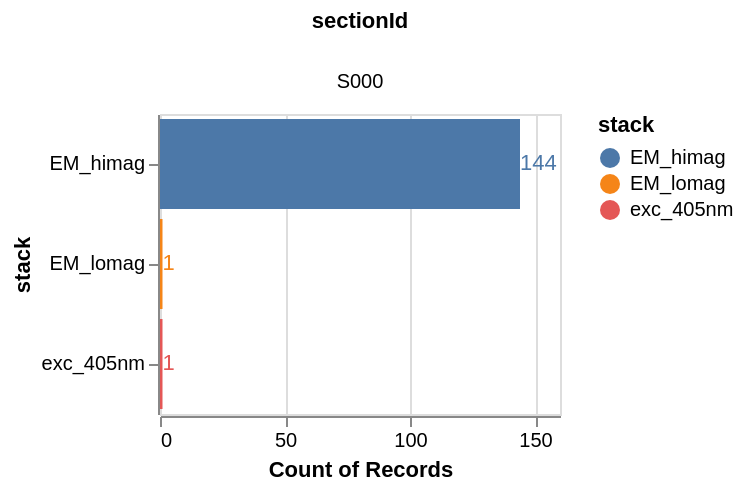

The code cell stored with this chart in its notebook:
### Code cell
# Make tile count DataFrame for plotting / display purposes
source = df_stacks.loc[:, ['sectionId', 'stack', 'z']]
bars = alt.Chart(source).mark_bar().encode(
    x='count()',
    y='stack:N',
    color='stack:N',
)

text = bars.mark_text(
    align='left',
    baseline='middle'
).encode(
    text='count()'
)

alt.layer(bars, text, data=source).properties(
    width=200,
    height=150,
).facet(
    column='sectionId:N'
)

### Figure 1 — Vega-Lite specification as saved in the notebook (floating-point values rounded to 4 significant figures; data arrays with more than 128 entries replaced by an {"elided": "..."} marker saying what was removed)
{"config": {"view": {"continuousWidth": 300, "continuousHeight": 300}}, "data": {"name": "data-029ea4413ea93406416d994a86b6542b"}, "facet": {"column": {"field": "sectionId", "type": "nominal"}}, "spec": {"layer": [{"mark": {"type": "bar"}, "encoding": {"color": {"field": "stack", "type": "nominal"}, "x": {"aggregate": "count", "type": "quantitative"}, "y": {"field": "stack", "type": "nominal"}}}, {"mark": {"type": "text", "align": "left", "baseline": "middle"}, "encoding": {"color": {"field": "stack", "type": "nominal"}, "text": {"aggregate": "count", "type": "quantitative"}, "x": {"aggregate": "count", "type": "quantitative"}, "y": {"field": "stack", "type": "nominal"}}}], "height": 150, "width": 200}, "$schema": "https://vega.github.io/schema/vega-lite/v5.16.3.json", "datasets": {"data-029ea4413ea93406416d994a86b6542b": {"elided": "146 records"}}}
